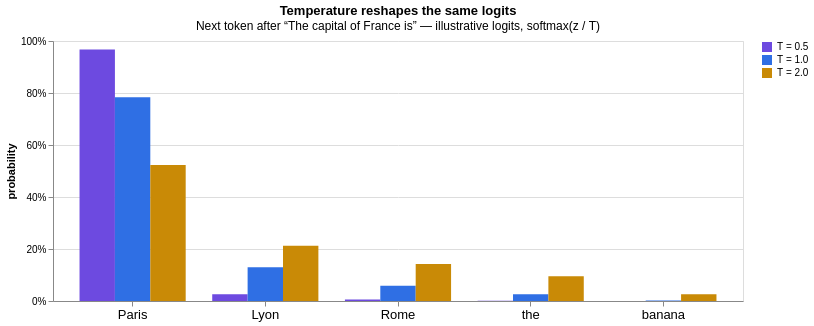

The Vega-Lite source for this figure:
### Vega-Lite specification from a JSON file in a GitHub repository (floating-point values rounded to 4 significant figures)
{"out": "assets/01-llm-fundamentals/q22-temperature.svg", "title": {"text": "Temperature reshapes the same logits", "subtitle": "Next token after “The capital of France is” — illustrative logits, softmax(z / T)"}, "data": {"values": [{"token": "Paris", "T": "T = 0.5", "p": 0.9672}, {"token": "Lyon", "T": "T = 0.5", "p": 0.0264}, {"token": "Rome", "T": "T = 0.5", "p": 0.0053}, {"token": "the", "T": "T = 0.5", "p": 0.0011}, {"token": "banana", "T": "T = 0.5", "p": 0.0}, {"token": "Paris", "T": "T = 1.0", "p": 0.7841}, {"token": "Lyon", "T": "T = 1.0", "p": 0.1296}, {"token": "Rome", "T": "T = 1.0", "p": 0.0582}, {"token": "the", "T": "T = 1.0", "p": 0.0262}, {"token": "banana", "T": "T = 1.0", "p": 0.0019}, {"token": "Paris", "T": "T = 2.0", "p": 0.5231}, {"token": "Lyon", "T": "T = 2.0", "p": 0.2127}, {"token": "Rome", "T": "T = 2.0", "p": 0.1426}, {"token": "the", "T": "T = 2.0", "p": 0.0956}, {"token": "banana", "T": "T = 2.0", "p": 0.026}]}, "width": 690, "height": 260, "mark": {"type": "bar"}, "encoding": {"x": {"field": "token", "type": "nominal", "sort": ["Paris", "Lyon", "Rome", "the", "banana"], "title": null, "axis": {"labelAngle": 0, "labelFontSize": 13}}, "xOffset": {"field": "T", "sort": ["T = 0.5", "T = 1.0", "T = 2.0"]}, "y": {"field": "p", "type": "quantitative", "title": "probability", "axis": {"format": ".0%"}}, "color": {"field": "T", "type": "nominal", "title": null, "scale": {"range": ["#6D4AE0", "#2F6FE4", "#C98A06"]}, "sort": ["T = 0.5", "T = 1.0", "T = 2.0"]}}}
